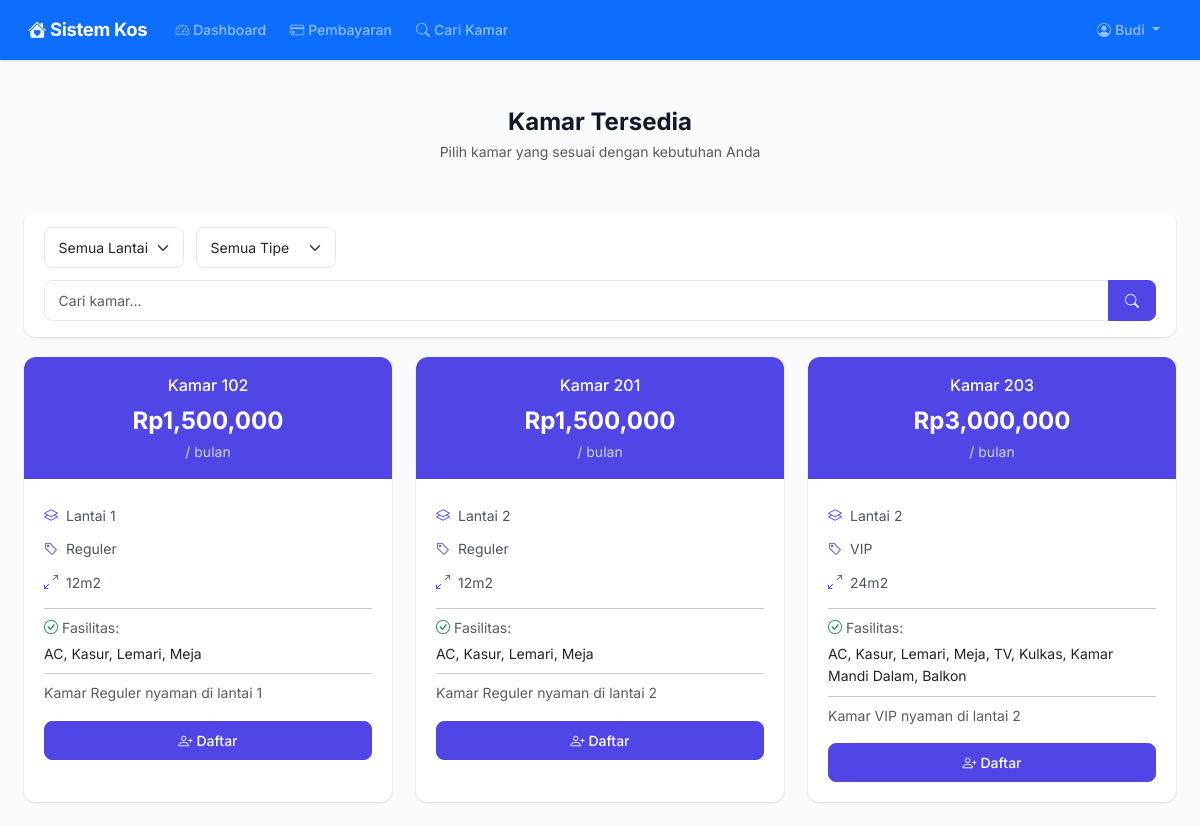
/rooms/ (signed in), run on an earlier commit of the app's database.
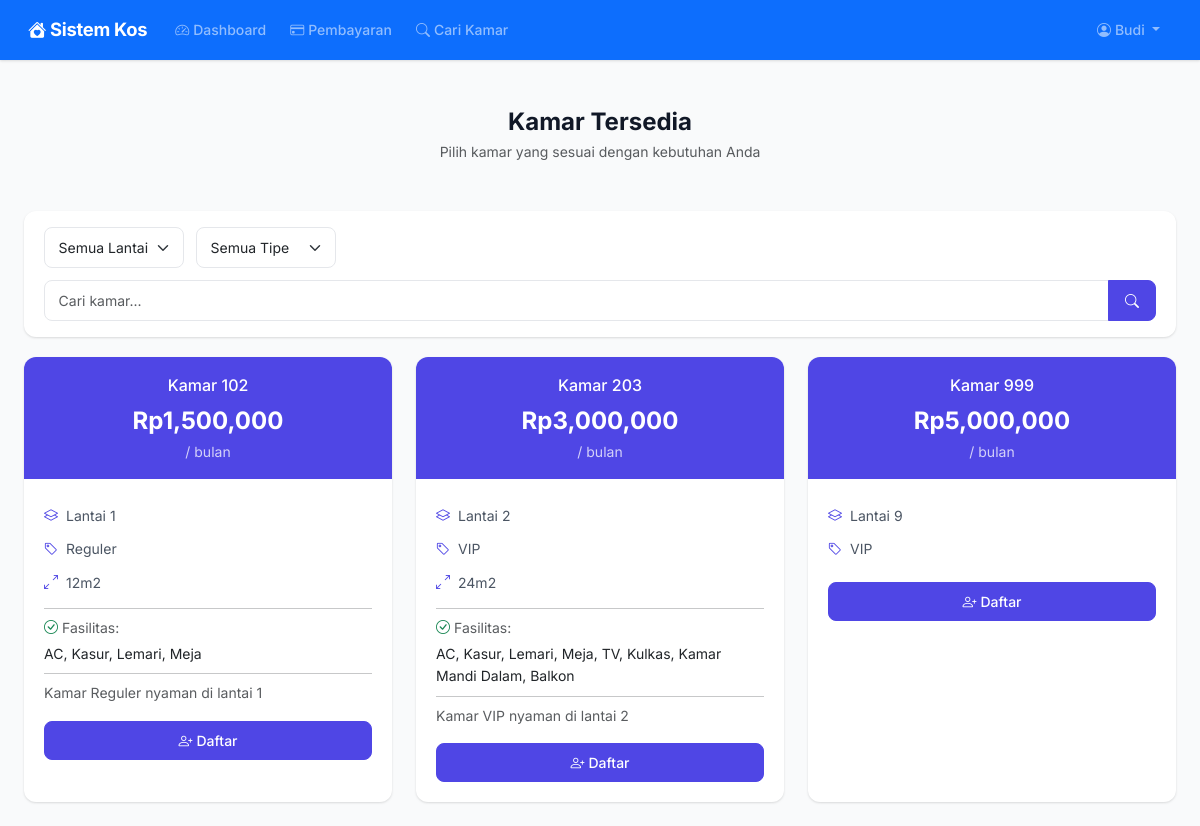
And on a later commit of the database.
### models.py (models this page shows, shortened)
class Room(db.Model):
    __tablename__ = "rooms"
    id = db.Column(db.Integer, primary_key=True)
    nomor_kamar = db.Column(db.String(10), unique=True, nullable=False)
    lantai = db.Column(db.Integer, default=1)
    tipe = db.Column(db.String(50), default="Reguler")
    harga_per_bulan = db.Column(db.Float, nullable=False)
    ukuran = db.Column(db.String(50))
    fasilitas = db.Column(db.Text)
    status = db.Column(db.String(20), default="tersedia")
    deskripsi = db.Column(db.Text)
    created_at = db.Column(db.DateTime, default=datetime.utcnow)
    bookings = db.relationship("Booking", backref="room", lazy="dynamic")
    maintenance_requests = db.relationship("MaintenanceRequest", backref="room", lazy="dynamic")

### routes/rooms.py (the view, shortened to what this page needs)
@rooms_bp.route("/")
@login_required
def index():
    rooms = Room.query.filter_by(status="tersedia").order_by(Room.lantai, Room.nomor_kamar).all()
    return render_template("rooms/public.html", rooms=rooms)

### app.py (called while the page is built)
def create_app():
    app = Flask(__name__)
    app.config.from_object("config.Config")
    db.init_app(app)
    login_manager.init_app(app)
    csrf.init_app(app)
    login_manager.login_view = "auth.login"
    login_manager.login_message = "Silakan login terlebih dahulu."
    from models import User
    @login_manager.user_loader
    def load_user(user_id):
        return User.query.get(int(user_id))
    @app.context_processor
    def inject_now():
        from datetime import datetime
        return {"now": datetime.now()}
    @app.context_processor
    def inject_utility():
        from datetime import date
        return {"date_today": date.today()}
    from routes import register_routes
    register_routes(app)
    with app.app_context():
        db.create_all()
    return app

### templates/rooms/public.html (shortened to what this page needs)
{% extends "base.html" %}
{% block content %}
<div class="page-header text-center py-4">
    <h1>Kamar Tersedia</h1>
    <p class="text-muted mb-0">Pilih kamar yang sesuai dengan kebutuhan Anda</p>
</div>
<form method="GET" action="{{ url_for('rooms.index') }}">
    <div class="filter-bar">
        <select name="lantai" class="form-select">
            <option value="">Semua Lantai</option>
        </select>
        <select name="tipe" class="form-select">
            <option value="">Semua Tipe</option>
        </select>
        <div class="input-group" style="min-width:200px">
            <input type="text" name="search" class="form-control" placeholder="Cari kamar..." value="{{ request.args.get('search', '') }}">
            <button class="btn btn-primary" type="submit"><i class="bi bi-search"></i></button>
        </div>
    </div>
</form>
{% if rooms %}
<div class="row g-4">
    {% for room in rooms %}
    <div class="col-sm-6 col-lg-4">
        <div class="room-card card">
            <div class="room-header">
                <div class="fw-medium mb-1">Kamar {{ room.nomor_kamar }}</div>
                <div class="room-price">Rp{{ "{:,.0f}".format(room.harga_per_bulan) }}</div>
                <div class="small opacity-75">/ bulan</div>
            </div>
            <div class="room-body">
                <ul>
                    <li><i class="bi bi-layers"></i>Lantai {{ room.lantai }}</li>
                    <li><i class="bi bi-tag"></i>{{ room.tipe }}</li>
                    {% if room.ukuran %}
                    <li><i class="bi bi-arrows-angle-expand"></i>{{ room.ukuran }}</li>
                    {% endif %}
                </ul>
                {% if room.fasilitas %}
                <hr class="my-2">
                <p class="small text-muted mb-1"><i class="bi bi-check-circle me-1 text-success"></i>Fasilitas:</p>
                <p class="small mb-0">{{ room.fasilitas }}</p>
                {% endif %}
                {% if room.deskripsi %}
                <hr class="my-2">
                <p class="small text-muted mb-0">{{ room.deskripsi }}</p>
                {% endif %}
                <a href="{{ url_for('onboarding.daftar', room_id=room.id) }}" class="btn btn-primary w-100 mt-3">
                    <i class="bi bi-person-plus me-1"></i>Daftar
                </a>
            </div>
        </div>
    </div>
    {% endfor %}
</div>
{% else %}
<div class="empty-state">
    <i class="bi bi-door-closed"></i>
    <h5>Tidak ada kamar tersedia</h5>
    <p class="text-muted">Saat ini belum ada kamar yang tersedia. Silakan cek kembali nanti.</p>
</div>
{% endif %}
{% endblock %}

What changed in the data, as far as the page shows it:
no longer on this page (row edited): Room: nomor_kamar "201", harga_per_bulan "1,500,000", lantai "2", tipe "Reguler", ukuran "12m2", fasilitas "AC, Kasur, Lemari, Meja", deskripsi "Kamar Reguler nyaman di lantai 2"
added Room: nomor_kamar "999", harga_per_bulan "5,000,000", lantai "9", tipe "VIP"
